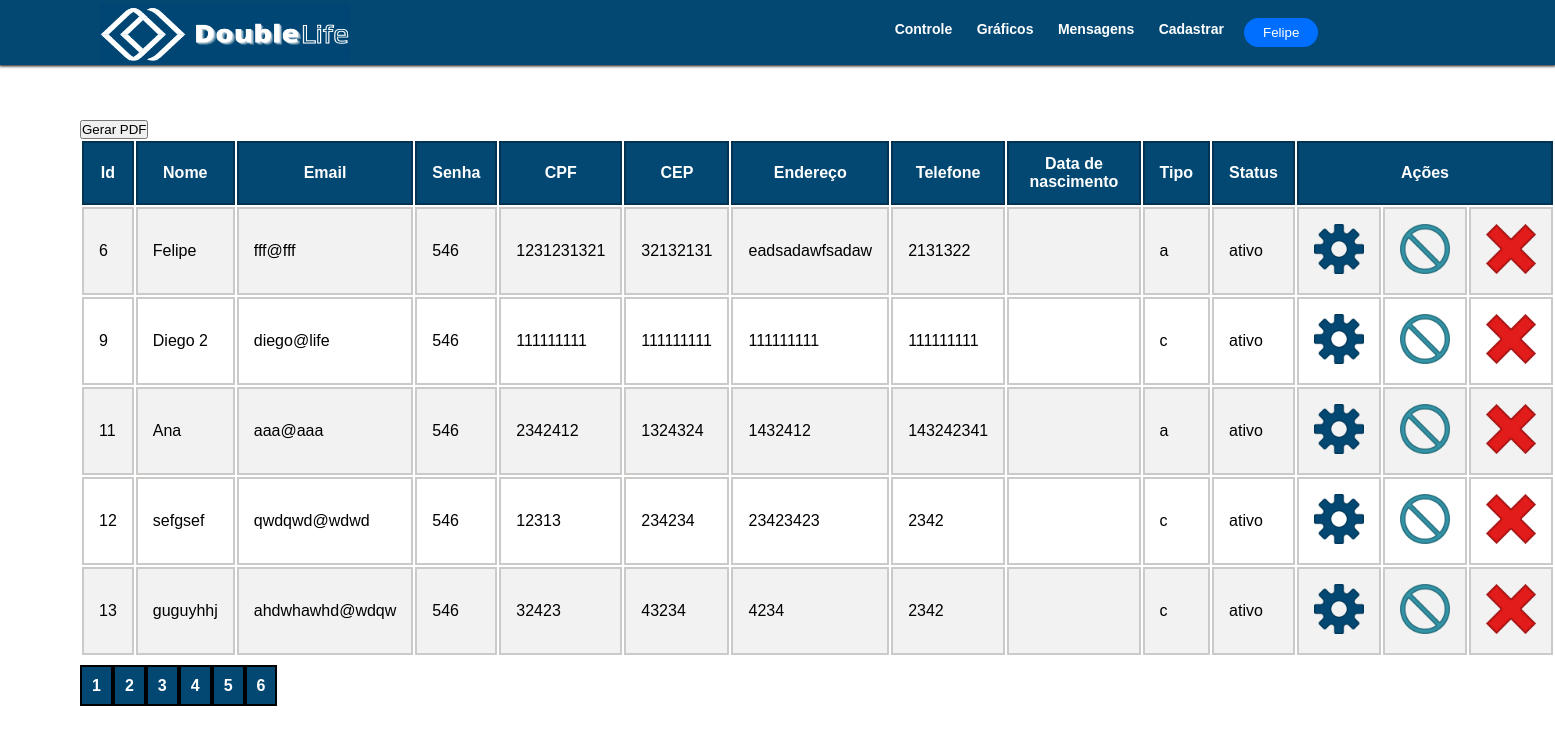
/DoubleLife/menu-admin/controlarusuarios.php?pag=1 (signed in), run on the app's committed database.
### tables this page shows
CREATE TABLE `usuarios` (
  `id` int(11) NOT NULL,
  `nome` varchar(100) NOT NULL,
  `email` varchar(75) NOT NULL,
  `senha` text NOT NULL,
  `cpf` text DEFAULT NULL,
  `cep` text DEFAULT NULL,
  `telefone` text DEFAULT NULL,
  `endereco` varchar(40) DEFAULT NULL,
  `data_nascimento` date DEFAULT NULL,
  `especialidade` varchar(30) DEFAULT NULL,
  `data_entrada` date DEFAULT NULL,
  `faculdade` varchar(10) DEFAULT NULL,
  `consulta` int(2) DEFAULT NULL,
  `tipo` varchar(10) NOT NULL DEFAULT 'c',
  `status` varchar(30) NOT NULL DEFAULT 'bloqueado'
);

### DoubleLife/menu-admin/controlarusuarios.php (the view, shortened to what this page needs)
<?php
if($_SESSION['tipo']=="a"){
require 'conexaoadmin.php';
$id = $_GET["pag"];
$total = 5;
$id--;
$sql = "SELECT * FROM usuarios WHERE tipo = 'a' OR (tipo = 'c') ORDER BY id LIMIT $id, $total";
$sql1 = "SELECT count(*) as contagem FROM usuarios WHERE tipo = 'a' OR (tipo = 'c') ";
$result = $conn->query($sql);
$result1 = $conn->query($sql1);
$row1 = $result1->fetch_assoc();
$contagem = $row1["contagem"];
if($contagem%$total==0){
    $contagem=$contagem/$total;
}else{
    $contagem=$contagem/$total + 1;
}
	 if ($result->num_rows > 0) {
?>
<!DOCTYPE html>
<html lang="pt-br">
    <head>
    <link rel="stylesheet" href="/estilos/tabela.css">
    <link rel="stylesheet" href="/estilos/styleadmin.css">
    </head>
    <body>
        <div class = "header">
   <?php
        include "menu-admin.php";
   ?>
        </div>
        <div class = "content">
        <div class="conteudo" style = "padding-top: 120px; margin-left: 80px">
        <table id = "Tabela-Usuarios">
            <form><input type="button" value="Gerar PDF" onclick="getPDF()"></form>
            <tr>
                <th>Id</th>
                <th>Nome</th>
                <th>Email</th>
                <th>Senha</th>
                <th>CPF</th>
                <th>CEP</th>
                <th>Endereço</th>
                <th>Telefone</th>
                <th> Data de nascimento </th>
                <th> Tipo </th>
                <th> Status </th>
                <th colspan = 3> Ações</th>
            	<?php
            	  while($row = $result->fetch_assoc()) {
            		echo "<tr><td>" .
            		$row["id"] . "</td><td>" .
            		$row["nome"] . "</td><td>" .
            		$row["email"] . "</td><td>" .
            		$row["senha"] . "</td><td>" .
            		$row["cpf"] . "</td><td>" .
            		$row["cep"] . "</td><td>" .
            		$row["endereco"] . "</td><td>" .
            		$row["telefone"] . "</td><td>" .
            		$row["data_nascimento"] . "</td><td>" .
            		$row["tipo"] . "</td><td>" .
            		$row["status"];
            	    echo "
                	    <td><a href='usuarioeditarform.php?id=" . $row["id"] . "'>
                	    <img src='/imagens/editar.png' alt='Editar Usuário'>
                	    </a>
                	    </td>
                	    <td><a href='usuariobloquear.php?id=" . $row["id"] . "&status=" . $row["status"] . "'>
                	    <img src='/imagens/Block.png' alt='Bloquear Usuário'>
                	    </a>
                	    </td>
                	    <td><a href='usuarioexcluir.php?id=" . $row["id"] . "'>
                	    <img src='/imagens/excluir.png' alt='Excluir Usuário'>
                	    </a>
                	    </td>
                	    </tr>
            	    ";
            	  }
            	?>
        </table>
        </div>
           <div class="pagination" style="margin-left: 80px">
                <?php for($i=1; $i <= $contagem; $i++) {
                        echo "<a href='controlarusuarios.php?pag=$i'>$i</a>";
                }
            	?>
            </div>
            </div>
    </body>
</html>
<?php
	} else {
		echo "<h1>Nenhum resultado foi encontrado.</h1>";
	}
} else {
    header('Location: index.php');
    exit;
}
?>

### DoubleLife/menu-admin/menu-admin.php (shortened to what this page needs)
<header>
   <nav>
      <div class="logo">
         <a href="indexadmin.php"><img src="/imagens/Logo_Cubo_para_empresa_de_Arquitetura_Design_e_Engenharia_1.png" id="logo"></a>
      </div>
      <div class="menu">
         <a href="indexadmin.php">Controle</a>
         <a href="graficos.php">Gráficos</a>
         <a href="controlarmsg.php?pag=1">Mensagens</a>
         <a href="cadastromedico.php"">Cadastrar</a>
         <?php
             if(!isset($_SESSION['email']) && !isset($_SESSION['senha'])){
                 echo'<a class="btn-menu" id="login" href="/menu-cliente/cadastro-login.php">Login</a>';
             } else{
                 include"menu-conta-admin.php";
             }
         ?>
      </div>
   </nav>
</header>

### DoubleLife/menu-admin/menu-conta-admin.php (shortened to what this page needs)
<html>
<head>
</head>
<body>
    <div class="dropdown">
    <?php
        echo"<button class='mainmenubtn'>" . $_SESSION['nome'] . "</button>";
    ?>
</div>
</body>
</html>

### DoubleLife/estilos/tabela.css (style rules this page uses)
table { font-family: Arial, Helvetica, sans-serif; width: 100%; }
td, th { border: 2px solid #CCC9C9; padding: 15px; }
th { border: 2px solid #033351; }
tr:nth-child(even) { background-color: #f2f2f2; }
th { padding-top: 12px; padding-bottom: 12px; background-color: #024873; color: white; }
.pagination { margin-top: 20px; margin-bottom: 20px; margin-left: 2px; }
.pagination a { background-color: #024873; color: white; text-decoration: none; font-weight: bold; border: 2px solid black; padding: 10px; transition: 0.5s; }

### DoubleLife/estilos/styleadmin.css (style rules this page uses)
* { margin: 0; padding: 0; box-sizing: border-box; font-family: Verdana, Geneva, Tahoma, sans-serif; }
.header { background-color: #024873; padding: 20px 0; box-shadow: 0 0 3px 1px rgb(0,0,0); color: white; font-weight: bold; position: fixed; width: 100%; z-index: 1; }
#logo { margin-top: -17px; margin-left: 100px; position: absolute; width: 250px; height: 60px; }
.logo { color: rgb(255, 255, 255); }
.menu { width: 80%; text-align: right; }
.menu a { color: rgb(255, 255, 255); font-size: 14px; text-decoration: none; margin-right: 20px; display:inline-block }
.menu a:after { display:block; content: ''; padding-bottom: 7px; border : 1px; border-bottom-style: solid; transform: scaleX(0); transition: transform 450ms ease-in-out; }

### DoubleLife/menu-admin/controlarusuarios.php (style rules this page uses)
img { width: 50px; height: 50px; }

### DoubleLife/menu-admin/menu-conta-admin.php (style rules this page uses)
.mainmenubtn { background-color: rgb(0, 110, 255); color: white; border: none; cursor: pointer; padding:20px; margin-top:-2px; padding: 7px 19px 7px 19px; background-color: rgb(0, 110, 255); border-radius: 20px; transition: 0.2s; }
.dropdown { text-align: left; position: absolute; display: inline-block; }

### data on the page
usuarios: id "6", nome "Felipe", email "fff@fff", senha "546", cpf "1231231321", cep "32132131", endereco "eadsadawfsadaw", telefone "2131322", tipo "a", status "ativo"
usuarios: id "9", nome "Diego 2", email "diego@life", senha "546", cpf "111111111", cep "111111111", endereco "111111111", telefone "111111111", tipo "c", status "ativo"
usuarios: id "11", nome "Ana", email "aaa@aaa", senha "546", cpf "2342412", cep "1324324", endereco "1432412", telefone "143242341", tipo "a", status "ativo"
usuarios: id "12", nome "sefgsef", email "qwdqwd@wdwd", senha "546", cpf "12313", cep "234234", endereco "23423423", telefone "2342", tipo "c", status "ativo"
usuarios: id "13", nome "guguyhhj", email "ahdwhawhd@wdqw", senha "546", cpf "32423", cep "43234", endereco "4234", telefone "2342", tipo "c", status "ativo"

### other printed values
$_SESSION['nome'] "Felipe"
